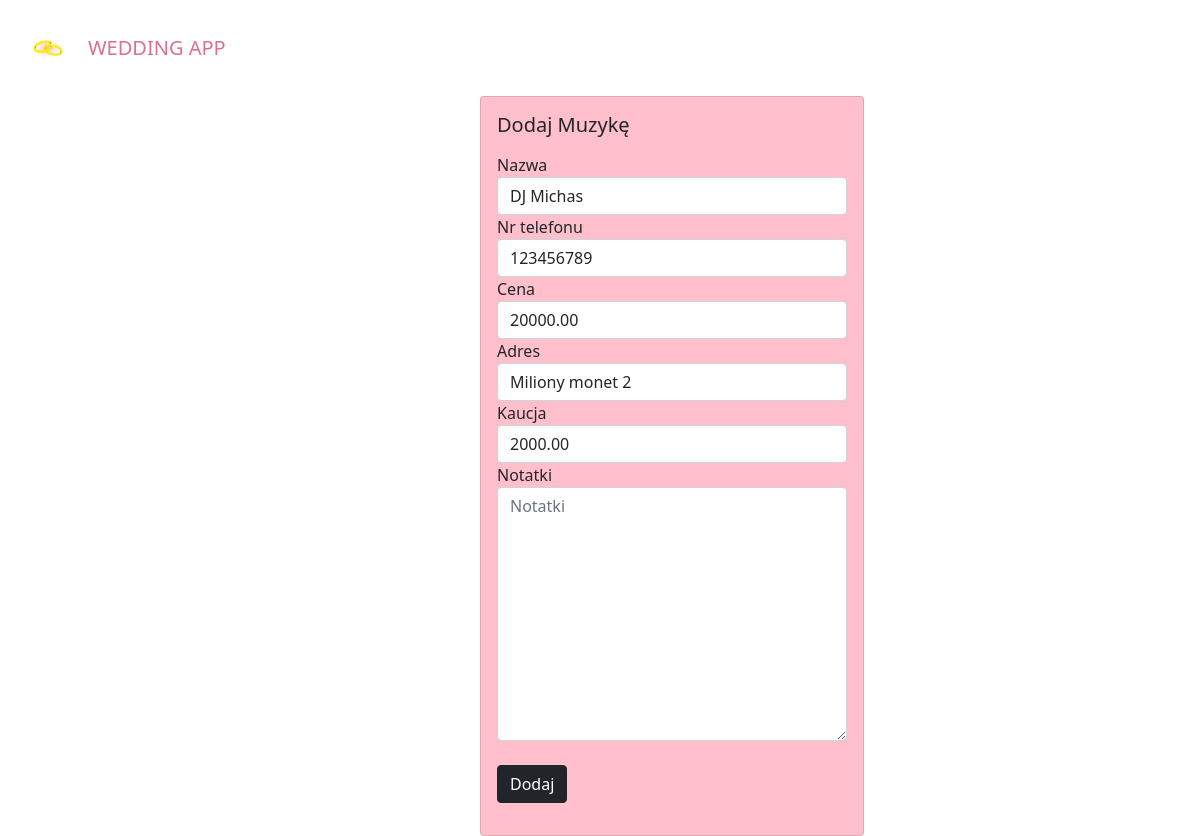
/music/update/1, run on the app's committed database.
### wedding/models.py (models this page shows, shortened)
class StandardInfo(models.Model):
    name = models.CharField(max_length=100)
    phone_number = models.CharField(max_length=9)
    email_address = models.CharField(max_length=30, null=True,blank=True)
    price = models.DecimalField(max_digits=8,decimal_places=2)
    address = models.CharField(max_length = 100,null=True, blank=True)
    caution = models.DecimalField(max_digits=8, decimal_places=2)
    approved = models.BooleanField(blank = True, null=True)
    notes = models.TextField(blank=True, null=True)
    class Meta:
        abstract = True

class Music(StandardInfo):
    type = models.CharField(max_length=20)

### wedding/views.py (the view, shortened to what this page needs)
# urls.py: path('music/update/<int:pk>', views.MusicUpdateView.as_view(), name='music-update'),
class MusicUpdateView(UpdateView):
    model=Music
    form_class = MusicForm
    template_name = 'wedding/music_add.html'

### wedding/forms.py
class MusicForm(forms.ModelForm):
    class Meta:
        model = Music
        fields='__all__'
        exclude = ('approved',)
        widgets = {
            'type' : forms.TextInput(attrs={'class' : 'form-control', 'placeholder': 'Typ'}),
            'name' : forms.TextInput(attrs={'class' : 'form-control',  'placeholder': 'Nazwa'}),
            'phone_number' : forms.NumberInput(attrs={'class' : 'form-control',  'placeholder': 'Nr Telefonu'}),
            'email_address' : forms.TextInput(attrs={'class' : 'form-control',  'placeholder': 'Email'}),
            'price' : forms.NumberInput(attrs={'class' : 'form-control',  'placeholder': 'Cena'}),
            'address' : forms.TextInput(attrs={'class' : 'form-control',  'placeholder': 'Adres'}),
            'caution' : forms.NumberInput(attrs={'class' : 'form-control',  'placeholder': 'Kaucja'}),
            'notes' : forms.Textarea(attrs={'class' : 'form-control',  'placeholder': 'Notatki'}),
        }
        labels = {'type' : 'Typ', 'name' : 'Nazwa', 'phone_number' : 'Nr telefonu',
         'email_address' : 'Adres email' ,'price' : 'Cena' ,'address' : 'Adres' ,'caution' : 'Kaucja', 'notes' : 'Notatki' }

### wedding/templates/wedding/music_add.html (shortened to what this page needs)
{% extends 'index.html' %}
{% block content %}
<div class="card" style="width: 24rem; background-color: pink; position: relative; left: 40%; right: 60%;" >
    <div class="card-body">
      <h5 class="card-title">Dodaj Muzykę</h5>
      <p class="card-text">
        <div class ="form-group">
            <form method="post">
                {{form.name.label}}
                {{form.name}}
                {{form.phone_number.label}}
                {{form.phone_number}}
                {{form.price.label}}
                {{form.price}}
                {{form.address.label}}
                {{form.address}}
                {{form.caution.label}}
                {{form.caution}}
                {{form.notes.label}}
                {{form.notes}}
                <br>
                <button type="submit" class="btn btn-dark">Dodaj</button>
            </form>
            </div>
        </p>
    </div>
  </div>
{% endblock %}

### data on the page
Music: name "DJ Michas", phone_number "123456789", price "20000.00", address "Miliony monet 2", caution "2000.00"
